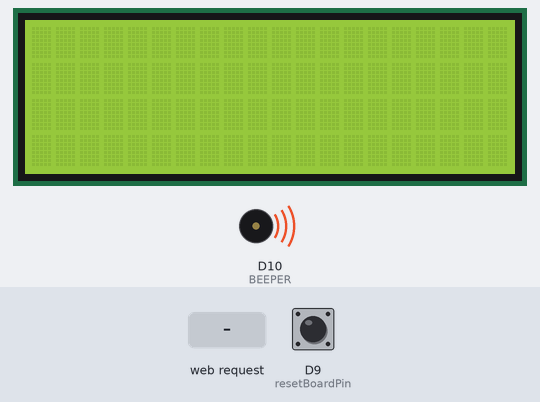
Simulated run of this sketch. Board: Arduino MKR. Shown: 20×4 character LCD, buzzer (waves = sounding, pin HIGH). Inputs (shaded band) come from the test bench; at power-on: D9 (resetBoardPin) HIGH. WiFi joins after 1.5 s; servers stay silent unless stated; not simulated (calls return 0 or success): arduino_secrets.h.

Above: at 0.2 s.
At 19.6 s:
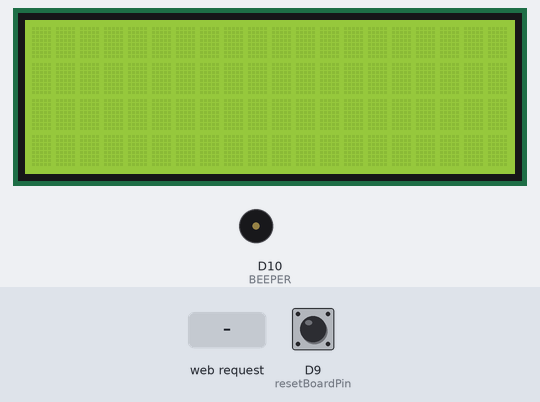
19.7 s: HTTP request GET /PH received
At 20.96 s:
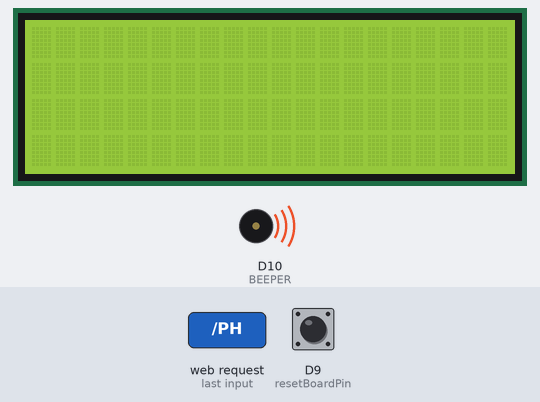
Timing chart, 0 to 22.7 s (numbered marks = the images above; inputs shaded):
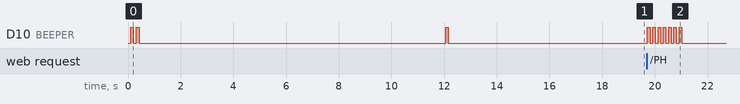

Measured:
- after the input at 19.7 s, D10 (BEEPER): alternates HIGH for 0.10 s and LOW for 0.10 s, 14 changes in all, then stays LOW, starting at once

The sketch:

gawSignalBoard.ino
```cpp
/* ------------------------------------------------------------------------- *
 * Name   : SignalBoard
 * Author : Gerard Wassink
 * Date   : February 02, 2022
 * Purpose: Connect thru wifi, setup a small webserver to signal messages
 * Versions:
 *   0.1  : Initial version
 *   0.2  : Built in snooze timer which will repeat every minute
 *              untill no signals left anymore
 *   0.3  : Changed button UI
 *   0.4  : Textual changes
 *          Introducing resetBoardPin
 *   0.5  : Text into array for easy replacement (NLS)
 *   0.6  : Textual changes
 *   0.7  : Temperature sensor built in
 *   0.8  : Permanent screen built in
 *   0.9  : Small textual changes
 *          Deleted commented out code for temperature reading
 *          Code cleanup
 *
 * ------------------------------------------------------------------------- */
#define progVersion "0.9"                      // Program version definition
/* ------------------------------------------------------------------------- *
 *             GNU LICENSE CONDITIONS
 * ------------------------------------------------------------------------- *
 * This program is free software; you can redistribute it and/or modify
 * it under the terms of the GNU General Public License as published by
 * the Free Software Foundation; either version 2 of the License, or
 * (at your option) any later version.
 *
 * This program is distributed in the hope that it will be useful,
 * but WITHOUT ANY WARRANTY; without even the implied warranty of
 * MERCHANTABILITY or FITNESS FOR A PARTICULAR PURPOSE.  See the
 * GNU General Public License for more details.
 *
 * You should have received a copy of the GNU General Public License along
 * with this program; if not, write to the Free Software Foundation, Inc.,
 * 51 Franklin Street, Fifth Floor, Boston, MA 02110-1301 USA.
 *
 * ------------------------------------------------------------------------- *
 *       Copyright (C) February 2022 Gerard Wassink
 * ------------------------------------------------------------------------- */

/* ------------------------------------------------------------------------- *
 *       Include libraries for peripherals & Arduino stuff
 * ------------------------------------------------------------------------- */
#include "arduino_secrets.h"

#include <SPI.h>
#include <WiFiNINA.h>

#include <Wire.h>                           // I2C comms library
#include <LiquidCrystal_I2C.h>              // LCD library

/* ------------------------------------------------------------------------- *
 *       Switch debugging on / off (compiler directives)
 *       prevent from bloating with the Serial routines when debug is done
 * ------------------------------------------------------------------------- */
#define DEBUG 0

#if DEBUG == 1
  #define debugstart(x) Serial.begin(x)
  #define debug(x) Serial.print(x)
  #define debugln(x) Serial.println(x)
#else
  #define debugstart(x)
  #define debug(x)
  #define debugln(x)
#endif


/* ------------------------------------------------------------------------- *
 *       Other defines
 * ------------------------------------------------------------------------- */
#define BEEPER 10                           // pin for beeper (low active)
#define resetBoardPin 9                     // pin to reset messages

#define LANGUAGE NL                         // language for texts (NL or EN)

/* ------------------------------------------------------------------------- *
 * how long before beeping again when signals are still active
 * ------------------------------------------------------------------------- */
#define snoozeTimer 60000


/* ------------------------------------------------------------------------- *
 *       Create objects with addres(ses) for the LCD screen(s)
 * ------------------------------------------------------------------------- */
LiquidCrystal_I2C lcd1(0x24,20,4);          // Initialize display 1


/* ------------------------------------------------------------------------- *
 *       Initial switch values
 * ------------------------------------------------------------------------- */
bool CHOICE1 = false;
bool CHOICE2 = false;
bool CHOICE3 = false;
bool CHOICE4 = false;

/* ------------------------------------------------------------------------- *
 *       Define global variables
 * ------------------------------------------------------------------------- */
float temp1 = 0.0;                          // Temperatures read from sensor


/* ------------------------------------------------------------------------- *
 *       Variables for snooze function
 * ------------------------------------------------------------------------- */
unsigned long snoozePreviousMillis;         // Log time
unsigned long currentMillis;                // Log time
int lastNum = 0;                            // # of times to beep on snooze


/* ------------------------------------------------------------------------- *
 *       Wifi secrets (to be stored in a .h file)
 * ------------------------------------------------------------------------- */
///////please enter your sensitive data in the Secret tab/arduino_secrets.h
char ssid[] = SECRET_SSID;                  // your network SSID (name)
char pass[] = SECRET_PASS;                  // your network password (use for WPA, or use as key for WEP)
int keyIndex = 0;                           // your network key index number (needed only for WEP)

String myIP;

int status = WL_IDLE_STATUS;
WiFiServer server(80);


/* ------------------------------------------------------------------------- *
 *       Choose language (NL or EN for now, or add your own)
 * ------------------------------------------------------------------------- */
String choiceText[] =
{
#if LANGUAGE == NL
  /*
   * Nederlands
   */
  F("      Hallo...      "),
  F("    Pomp draait!    "),
  F("  We kunnen eten!   "),
  F("---=== HELP!  ===---")
#elif LANGUAGE == EN
  /*
   * English
   */
  F("      Hello...      "),
  F("    Pump running    "),
  F("  Dinner is ready!  "),
  F("---=== HELP!  ===---")
#else
  /*
   * Default
   */
  FAULTY STATEMENT, NO LANGUAGE CHOSEN
#endif
};

String buttonText[] =
{
#if LANGUAGE == NL
  /*
   * Nederlands
   */
  F("Hallo"),
  F("Pomp"),
  F("Eten"),
  F("HELP!")
#elif LANGUAGE == EN
  /*
   * English
   */
  F("Hello"),
  F("Pump"),
  F("Dinner"),
  F("HELP!")
#else
  /*
   * Default
   */
  FAULTY STATEMENT, NO LANGUAGE CHOSEN
#endif
};


/* ------------------------------------------------------------------------- *
 * display the Wifi status in the display                  printWifiStatus()
 * ------------------------------------------------------------------------- */
void printWifiStatus() {
  // print the SSID of the network you're attached to:
  debug("SSID: ");
  debugln(WiFi.SSID());
  LCD_display(lcd1, 1, 0, "SSID: ");
  LCD_display(lcd1, 1, 6, WiFi.SSID());

  // print your board's IP address:
  IPAddress ip = WiFi.localIP();
  debug("IP Address: ");
  debugln(ip);

  myIP = "";
  myIP.concat(ip[0]); myIP.concat(".");
  myIP.concat(ip[1]); myIP.concat(".");
  myIP.concat(ip[2]); myIP.concat(".");
  myIP.concat(ip[3]);

  LCD_display(lcd1, 2, 0, "IP: ");
  LCD_display(lcd1, 2, 4, myIP);

  // print the received signal strength:
  long rssi = WiFi.RSSI();
  debug("signal strength (RSSI):");
  debug(rssi);
  debugln(" dBm");
  LCD_display(lcd1, 3, 0, "signal: ");
  LCD_display(lcd1, 3, 8, String(rssi));
  LCD_display(lcd1, 3,13, "(dBm)");

  // print where to go in a browser:
  debug("To see this page in action, open a browser to http://");
  debugln(ip);
}


/* ------------------------------------------------------------------------- *
 * Sound the beeper for the specified number of times         soundBeeper()
 * ------------------------------------------------------------------------- */
void soundBeeper(int num) {
  for (int i=num; i>0; i--) {
    digitalWrite(BEEPER, HIGH);
    delay(100);
    digitalWrite(BEEPER, LOW);
    delay(100);
  }
  /*
   * Initialize snooze timer
   */
  snoozePreviousMillis = currentMillis;
}


/* ------------------------------------------------------------------------- *
 *       Routine to swtich display off                           screenOff()
 * ------------------------------------------------------------------------- */
void screenOff(LiquidCrystal_I2C screen) {
  screen.noBacklight();
}

/* ------------------------------------------------------------------------- *
 *       Routine to clear the display                         clearDisplay()
 * ------------------------------------------------------------------------- */
void clearDisplay(int fromLine, int toLine) {
  for (int i=fromLine; i<=toLine; i++) {
    LCD_display(lcd1, i, 0, F("                    "));
  }
}

/* ------------------------------------------------------------------------- *
 *       Routine to swtich display on                             screenOn()
 * ------------------------------------------------------------------------- */
void screenOn(LiquidCrystal_I2C screen) {
  screen.backlight();
}


/* ------------------------------------------------------------------------- *
 *       Routine to display stuff on the display of choice     LCD_display()
 * ------------------------------------------------------------------------- */
void LCD_display(LiquidCrystal_I2C screen, int row, int col, String text) {
    screen.setCursor(col, row);
    screen.print(text);
}


/* ------------------------------------------------------------------------- *
 *       One time setup                                              setup()
 * ------------------------------------------------------------------------- */
void setup() {
  pinMode(BEEPER, OUTPUT);
  pinMode(resetBoardPin, INPUT_PULLUP);

  /*
   * Initialize several objects
   */
  lcd1.init();                              // Initialize LCD Screen 1
  lcd1.backlight();                         // Backlights on by default

  debugstart(9600);                       // initialize serial in case of debugging

  LCD_display(lcd1, 0, 0, F("Signal Board vs. "));
  LCD_display(lcd1, 0,17, progVersion);

  /*
   * check for the WiFi module
   */
  if (WiFi.status() == WL_NO_MODULE) {
    debugln("Communication with WiFi module failed!");
    // don't continue
    while (true);
  }
  LCD_display(lcd1, 1, 0, F("Wifi board present  "));
  soundBeeper(1);

  /*
   * check firmware version
   */
  String fv = WiFi.firmwareVersion();
  if (fv < WIFI_FIRMWARE_LATEST_VERSION) {
    debugln("Please upgrade the firmware");
    LCD_display(lcd1, 2, 0, F("Upgrade the firmware"));
  } else {
    LCD_display(lcd1, 2, 0, F("Firmware okay       "));
  }
  soundBeeper(1);


  /*
   * attempt to connect to WiFi network
   */
  while (status != WL_CONNECTED) {
    debug("Attempting to connect to Network named: ");
    debugln(ssid);                    // print the network name (SSID);
    LCD_display(lcd1, 3, 0, F("Connecting to Wifi.."));
    // Connect to WPA/WPA2 network. Change this line if using open or WEP network:
    status = WiFi.begin(ssid, pass);

    delay(10000);                     // wait for connection:

  }
  LCD_display(lcd1, 3, 0, F("Connected to Wifi   "));
  soundBeeper(1);
  delay(1000);                        // chance to read bfore screen blank

  clearDisplay(1,3);

  /*
   * Start the webserver
   */
  server.begin();                           // start the web server on port 80

  /*
   * Show status on display
   */
  printWifiStatus();                        // you're connected now, so print out the status
  delay(5000);                              // chance to read before screen blank

  /*
   * Clear display
   */
  for (int i=0; i<4; i++) {
    LCD_display(lcd1, i, 0, F("                    "));
  }

  /*
   * Display off, ready for business
   */
  lcd1.init();                              // Initialize LCD Screen 1
  screenOff(lcd1);                          // Backlights off

}


/* ------------------------------------------------------------------------- *
 * display Wifi status and temperature in the display     printGeneralInfo()
 * ------------------------------------------------------------------------- */
void printGeneralInfo() {
  screenOn(lcd1);
  // Show the name and version
  LCD_display(lcd1, 0, 0, F("Signal Board vs. "));
  LCD_display(lcd1, 0,17, progVersion);

  // print the SSID of the network you're attached to:
  LCD_display(lcd1, 1, 0, "Wifi: ");
  LCD_display(lcd1, 1, 6, WiFi.SSID());

  // Print our IP address
  LCD_display(lcd1, 2, 0, "IP  : ");
  LCD_display(lcd1, 2, 6, myIP);

  // Delay for 5 second, then clear screen again
  delay(5000);
  clearDisplay(0,3);
}


/* ------------------------------------------------------------------------- *
 *       Loop thru this section                                       loop()
 * ------------------------------------------------------------------------- */
void loop() {
  currentMillis = millis();

  WiFiClient client = server.available();   // listen for incoming clients

  if (client) {                             // if you get a client,
    debugln("new client");                  // print a message out the serial port
    String currentLine = "";                // make a String to hold incoming data from the client
    while (client.connected()) {            // loop while the client's connected
      if (client.available()) {             // if there's bytes to read from the client,
        char c = client.read();             // read a byte, then
        debug(c);                           // print it out the serial monitor
        if (c == '\n') {                    // if the byte is a newline character

          /*
           * if the current line is blank, you got two newline characters in a row.
           * that's the end of the client HTTP request, so send a response:
          */
          if (currentLine.length() == 0) {
            // HTTP headers always start with a response code (e.g. HTTP/1.1 200 OK)
            // and a content-type so the client knows what's coming, then a blank line:
            client.println("HTTP/1.1 200 OK");
            client.println("Content-type:text/html");
            client.println();

            /*
             *  Establish the styles with CSS:
             */
            client.print("<style>");
            client.print(".container {margin: 0 auto; text-align: center; margin-top: 100px;}");
            client.print("button {color: white; width: 100px; height: 100px;");
            client.print("border-radius: 50%; margin: 20px; border: none; font-size: 20px; outline: none; transition: all 0.2s;}");
            client.print(".red{background-color: rgb(196, 39, 39);}");
            client.print(".green{background-color: rgb(39, 121, 39);}");
            client.print(".blue {background-color: rgb(5, 87, 180);}");
            client.print(".purple {background-color: rgb(196, 39, 180);}");
            client.print(".off{background-color: grey;}");
            client.print("button:hover{cursor: pointer; opacity: 0.7;}");
            client.print("</style>");

            /*
             * here follows the content of the HTTP response:
             */
            client.print("<div class='container'>");

            client.print("<a href='./'><h1>Signal Board ");
            client.print(String(progVersion));
            client.print("</h1></a>");

            client.print("<h5>A simple messaging board for use over wifi / LAN</h5>");

            if (CHOICE1) {
              client.print("<button class='red' type='submit' onmousedown='location.href=\"/RL\"'>");
              client.print(buttonText[0]);
              client.print("</button>");
            } else {
              client.print("<button class='off' type='submit' onmousedown='location.href=\"/RH\"'>");
              client.print(buttonText[0]);
              client.print("</button>");
            }

            if (CHOICE2) {
              client.print("<button class='green' type='submit' onmousedown='location.href=\"/GL\"'>");
              client.print(buttonText[1]);
              client.print("</button>");
            } else {
              client.print("<button class='off' type='submit' onmousedown='location.href=\"/GH\"'>");
              client.print(buttonText[1]);
              client.print("</button>");
            }

            if (CHOICE3) {
              client.print("<button class='blue' type='submit' onmousedown='location.href=\"/BL\"'>");
              client.print(buttonText[2]);
              client.print("</button>");
            } else {
              client.print("<button class='off' type='submit' onmousedown='location.href=\"/BH\"'>");
              client.print(buttonText[2]);
              client.print("</button>");
            }

            if (CHOICE4) {
              client.print("<button class='purple' type='submit' onmousedown='location.href=\"/PL\"'>");
              client.print(buttonText[3]);
              client.print("</button>");
            } else {
              client.print("<button class='off' type='submit' onmousedown='location.href=\"/PH\"'>");
              client.print(buttonText[3]);
              client.print("</button>");
            }

            client.print("</div>");

            /*
             * The HTTP response ends with another blank line:
             */
            client.println();

            /*
             * break out of the while loop
             */
            break;

          } else {    // if you got a newline, then clear currentLine:
            currentLine = "";
          }
        } else if (c != '\r') {  // if you got anything else but a carriage return character,
          currentLine += c;      // add it to the end of the currentLine
        }


        /*
         * Check to see what client request we received
         */
        if (currentLine.endsWith("GET /RH")) {
          LCD_display(lcd1, 0, 0, choiceText[0]);
          lastNum = 1;
          soundBeeper(lastNum);
          CHOICE1 = true;
        }
        if (currentLine.endsWith("GET /RL")) {
          LCD_display(lcd1, 0, 0, F("                    "));
          CHOICE1 = false;
        }

        if (currentLine.endsWith("GET /GH")) {
          LCD_display(lcd1, 1, 0, choiceText[1]);
          lastNum = 2;
          soundBeeper(lastNum);
          CHOICE2 = true;
        }
        if (currentLine.endsWith("GET /GL")) {
          LCD_display(lcd1, 1, 0, F("                    "));
          CHOICE2 = false;
        }

        if (currentLine.endsWith("GET /BH")) {
          LCD_display(lcd1, 2, 0, choiceText[2]);
          lastNum = 3;
          soundBeeper(lastNum);
          CHOICE3 = true;
        }
        if (currentLine.endsWith("GET /BL")) {
          LCD_display(lcd1, 2, 0, F("                    "));
          CHOICE3 = false;
        }

        if (currentLine.endsWith("GET /PH")) {
          LCD_display(lcd1, 3, 0, choiceText[3]);
          lastNum = 7;
          soundBeeper(lastNum);
          CHOICE4 = true;
        }
        if (currentLine.endsWith("GET /PL")) {
          LCD_display(lcd1, 3, 0, F("                    "));
          CHOICE4 = false;
        }
      }
    }

    /*
     * close the connection
     */
    client.stop();
    debugln("client disconnected");

  }

  /*
   * Switch display on when any button pressed, else off
   */
  bool boardStatus = (CHOICE1 + CHOICE2 + CHOICE3 + CHOICE4);
  if (boardStatus > 0) {
    screenOn(lcd1);

  /*
   * after snoozetimer beep last signal if not switched off
   */
    if (currentMillis - snoozePreviousMillis > snoozeTimer) {
      snoozePreviousMillis = currentMillis;
      soundBeeper(lastNum);
    }
  } else {
    screenOff(lcd1);
  }

  /*
   * check reset board pin
   */
  bool resetBoard = digitalRead(resetBoardPin);
  if (resetBoard == LOW) {
    if (boardStatus > 0) {
      clearDisplay(0,3);
      CHOICE1 = false;
      CHOICE2 = false;
      CHOICE3 = false;
      CHOICE4 = false;
    } else {
      printGeneralInfo();
    }
  }
}
```
